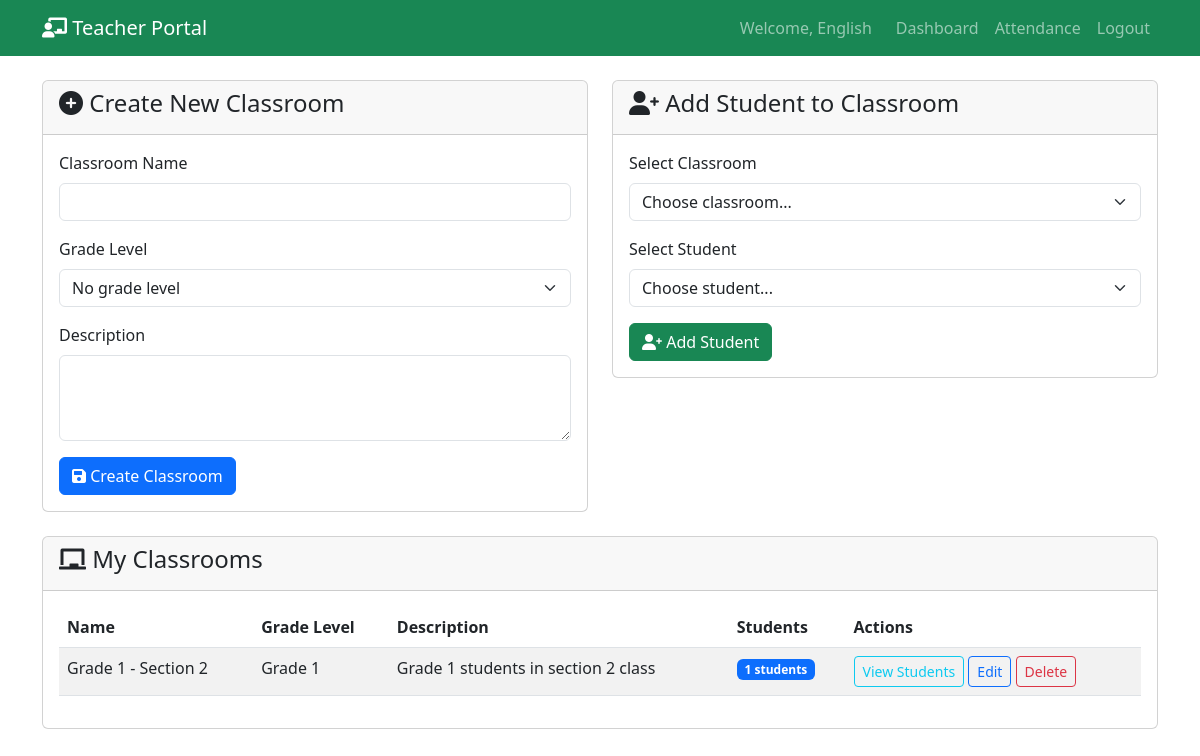
The app's page /classroom.php (signed in) with its own data.
### tables this page shows
CREATE TABLE `classrooms` (
  `id` int(11) NOT NULL,
  `name` varchar(100) NOT NULL,
  `description` text DEFAULT NULL,
  `teacher_id` int(11) DEFAULT NULL,
  `created_at` timestamp NOT NULL DEFAULT current_timestamp()
);

CREATE TABLE `grade_levels` (
  `id` int(11) NOT NULL AUTO_INCREMENT,
  `name` varchar(50) NOT NULL,
  `description` text DEFAULT NULL,
  `created_at` timestamp NOT NULL DEFAULT current_timestamp(),
  PRIMARY KEY (`id`),
  UNIQUE KEY `name` (`name`)
);

### includes/functions.php (called while the page is built, shortened)
<?php
function e($value) {
    return htmlspecialchars((string)$value, ENT_QUOTES, 'UTF-8');
}
?>

### classroom.php (the view, shortened to what this page needs)
<?php
include 'includes/conn.php';
include 'includes/functions.php';
$teacher_id = $_SESSION['user_id'];
$classrooms = $pdo->prepare("SELECT c.*, gl.name AS grade_level_name FROM classrooms c LEFT JOIN grade_levels gl ON c.grade_level_id = gl.id WHERE c.teacher_id = ? ORDER BY c.name");
$classrooms->execute([$teacher_id]);
$teacher_classrooms = $classrooms->fetchAll();
$edit_classroom = null;
$cv = $edit_classroom ?: ['id' => '', 'name' => '', 'description' => '', 'grade_level_id' => ''];
$classroom_students = [];
?>
<!DOCTYPE html>
<html lang="en">
<head>
    <link href="https://cdn.jsdelivr.net/npm/bootstrap@5.3.0/dist/css/bootstrap.min.css" rel="stylesheet">
    <link href="https://cdnjs.cloudflare.com/ajax/libs/font-awesome/6.0.0/css/all.min.css" rel="stylesheet">
</head>
<body>
    <nav class="navbar navbar-expand-lg navbar-dark bg-success">
        <div class="container">
            <a class="navbar-brand" href="teacher.php">
                <i class="fas fa-chalkboard-teacher"></i> Teacher Portal
            </a>
            <div class="navbar-nav ms-auto">
                <span class="navbar-text me-3">
                    Welcome, <?php echo e($_SESSION['first_name']); ?>
                </span>
                <a class="nav-link" href="teacher.php">Dashboard</a>
                <a class="nav-link" href="attendance.php">Attendance</a>
                <a class="nav-link" href="logout.php">Logout</a>
            </div>
        </div>
    </nav>
    <div class="container mt-4">
        <?php if (isset($_GET['view_students']) && isset($_GET['classroom_id'])): ?>
            <div class="card">
                <div class="card-header d-flex justify-content-between align-items-center">
                    <h4>
                        <i class="fas fa-users"></i>
                        Students in <?php echo e($teacher_classrooms[array_search($_GET['classroom_id'], array_column($teacher_classrooms, 'id'))]['name']); ?>
                    </h4>
                    <a href="classroom.php" class="btn btn-secondary">Back to Classrooms</a>
                </div>
                <div class="card-body">
                    <div class="table-responsive">
                        <table class="table table-striped">
                            <thead>
                                <tr>
                                    <th>ID</th>
                                    <th>Name</th>
                                    <th>Username</th>
                                    <th>Email</th>
                                    <th>Actions</th>
                                </tr>
                            </thead>
                            <tbody>
                                <?php foreach($classroom_students as $student): ?>
                                <tr>
                                    <td><?php echo e($student['id']); ?></td>
                                    <td><?php echo e($student['first_name'] . ' ' . $student['last_name']); ?></td>
                                    <td><?php echo e($student['username']); ?></td>
                                    <td><?php echo e($student['email']); ?></td>
                                    <td>
                                        <a href="?action=remove_student&classroom_id=<?php echo e($_GET['classroom_id']); ?>&student_id=<?php echo e($student['id']); ?>"
                                           class="btn btn-sm btn-outline-danger"
                                           onclick="return confirm('Are you sure you want to remove this student from the classroom?')">
                                            Remove
                                        </a>
                                    </td>
                                </tr>
                                <?php endforeach; ?>
                            </tbody>
                        </table>
                    </div>
                </div>
            </div>
        <?php else: ?>
            <div class="row">
                <div class="col-md-6">
                    <div class="card">
                        <div class="card-header">
                            <h4><i class="fas fa-<?php echo $edit_classroom ? 'pen' : 'plus-circle'; ?>"></i> <?php echo $edit_classroom ? 'Edit Classroom' : 'Create New Classroom'; ?></h4>
                        </div>
                        <div class="card-body">
                            <form method="POST">
                                <div class="mb-3">
                                    <label class="form-label">Classroom Name</label>
                                    <input type="text" class="form-control" name="name" maxlength="100" value="<?php echo e($cv['name']); ?>" required>
                                </div>
                                <div class="mb-3">
                                    <label class="form-label">Grade Level</label>
                                    <select class="form-select" name="grade_level_id">
                                        <option value="">No grade level</option>
                                    </select>
                                </div>
                                <div class="mb-3">
                                    <label class="form-label">Description</label>
                                    <textarea class="form-control" name="description" rows="3"><?php echo e($cv['description']); ?></textarea>
                                </div>
                                <?php if ($edit_classroom): ?>
                                <button type="submit" name="update_classroom" class="btn btn-primary"><i class="fas fa-save"></i> Update Classroom</button>
                                <a href="classroom.php" class="btn btn-secondary">Cancel</a>
                                <?php else: ?>
                                <button type="submit" name="create_classroom" class="btn btn-primary"><i class="fas fa-save"></i> Create Classroom</button>
                                <?php endif; ?>
                            </form>
                        </div>
                    </div>
                </div>
                <div class="col-md-6">
                    <div class="card">
                        <div class="card-header">
                            <h4><i class="fas fa-user-plus"></i> Add Student to Classroom</h4>
                        </div>
                        <div class="card-body">
                            <form method="POST">
                                <div class="mb-3">
                                    <label class="form-label">Select Classroom</label>
                                    <select class="form-select" name="classroom_id" required>
                                        <option value="">Choose classroom...</option>
                                    </select>
                                </div>
                                <div class="mb-3">
                                    <label class="form-label">Select Student</label>
                                    <select class="form-select" name="student_id" required>
                                        <option value="">Choose student...</option>
                                    </select>
                                </div>
                                <button type="submit" name="add_student" class="btn btn-success">
                                    <i class="fas fa-user-plus"></i> Add Student
                                </button>
                            </form>
                        </div>
                    </div>
                </div>
            </div>
            <div class="row mt-4">
                <div class="col-12">
                    <div class="card">
                        <div class="card-header">
                            <h4><i class="fas fa-chalkboard"></i> My Classrooms</h4>
                        </div>
                        <div class="card-body">
                            <div class="table-responsive">
                                <table class="table table-striped">
                                    <thead>
                                        <tr>
                                            <th>Name</th>
                                            <th>Grade Level</th>
                                            <th>Description</th>
                                            <th>Students</th>
                                            <th>Actions</th>
                                        </tr>
                                    </thead>
                                    <tbody>
                                        <?php foreach($teacher_classrooms as $classroom):
                                            $student_count = $pdo->prepare("SELECT COUNT(*) FROM classroom_students WHERE classroom_id = ?");
                                            $student_count->execute([$classroom['id']]);
                                            $count = $student_count->fetchColumn();
                                        ?>
                                        <tr>
                                            <td><?php echo e($classroom['name']); ?></td>
                                            <td><?php echo e($classroom['grade_level_name'] ?? '—'); ?></td>
                                            <td><?php echo e($classroom['description']); ?></td>
                                            <td><span class="badge bg-primary"><?php echo e($count); ?> students</span></td>
                                            <td>
                                                <a href="?view_students=true&classroom_id=<?php echo e($classroom['id']); ?>"
                                                   class="btn btn-sm btn-outline-info">
                                                    View Students
                                                </a>
                                                <a href="?edit=<?php echo e($classroom['id']); ?>" class="btn btn-sm btn-outline-primary">Edit</a>
                                                <a href="?action=delete_classroom&id=<?php echo e($classroom['id']); ?>"
                                                   class="btn btn-sm btn-outline-danger"
                                                   onclick="return confirm('Are you sure you want to delete this classroom? This will also delete all grades associated with it.')">
                                                    Delete
                                                </a>
                                            </td>
                                        </tr>
                                        <?php endforeach; ?>
                                    </tbody>
                                </table>
                            </div>
                        </div>
                    </div>
                </div>
            </div>
        <?php endif; ?>
    </div>
</body>
</html>

### records on screen
classrooms: name "Grade 1 - Section 2", grade_level.name "Grade 1", description "Grade 1 students in section 2 class", count "1"

### other values on screen
$_SESSION['first_name'] "English"
